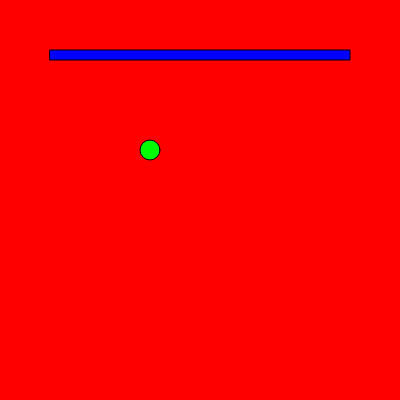
Frame 1 (no input)
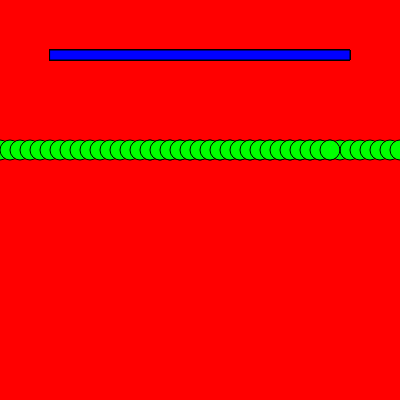
Frame 60 (no input)
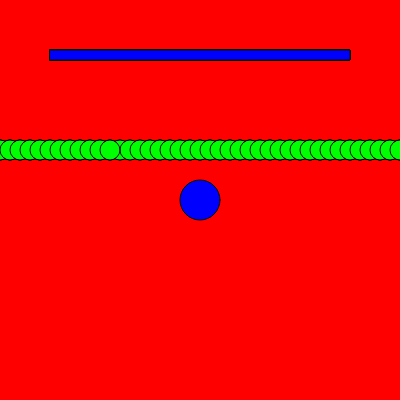
Frame 120 (the mouse pressed at the canvas centre since frame 60)

The p5.js sketch that drew these frames (run headless with seeded random() and noise() and a simulated clock; from frame 60 on, the mouse is pressed at the canvas centre):

// p5.js sketch
// ── sketch.js
//DECLARE A VARIABLE
//ASSIGNED IT A VALUE
var x = 150;

function setup() {
  createCanvas(400, 400); // create(width, height);
  //color function
  background(255, 0, 0);
}

function draw() {
 //background(0, 255, 0); //if you refresh background at the start of draw. 
  //green
  fill(0, 255, 0); //fill our ellipse with bluw
  ellipse(x, 150, 20, 20); //ellipse(x,y,w,h);
  fill(0, 0, 255); //blue
  rect(50, 50, 300, 10);

  x = x + 10;

//IF STATEMENT!
  if (x > 400) { // < > ==  <= >= != operators
    //IF TRUE DO SOMETHING
    x = 0;
  }
}

function mousePressed(){
  
  //draw ellipse ellipse(x,y,w,h);
  ellipse(mouseX, mouseY, 40,40);
 
 //P5 BUILT IN VARIABLE
 //mouseX ->gets filled with the x coordinate of the mouse
 //mouse Y -> gets filled with y coodinate
  
}
